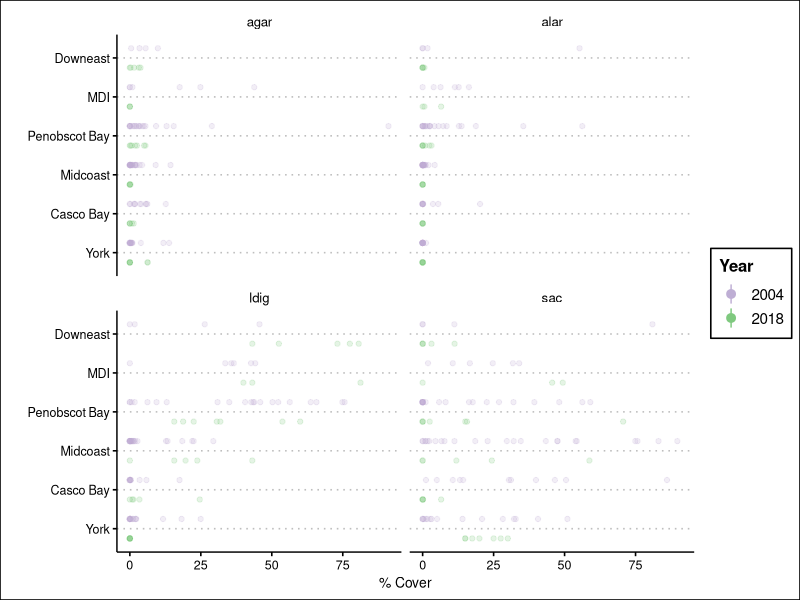
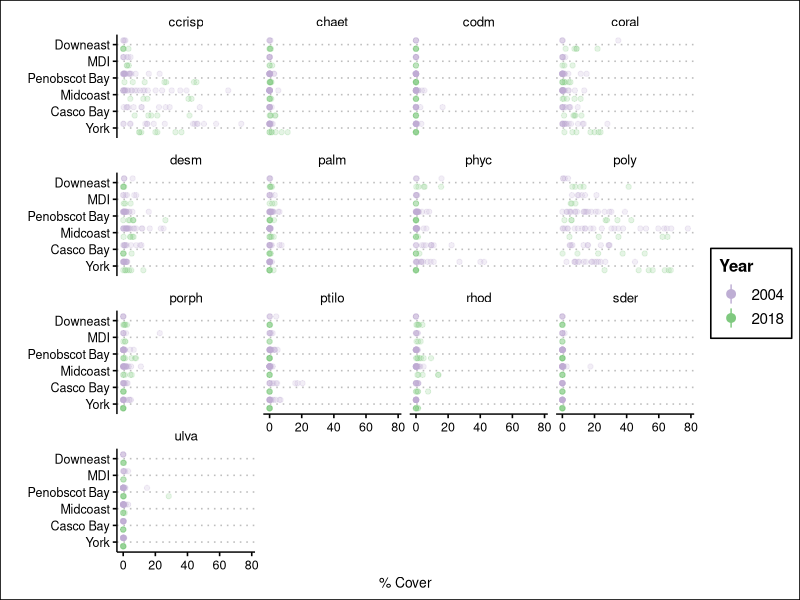
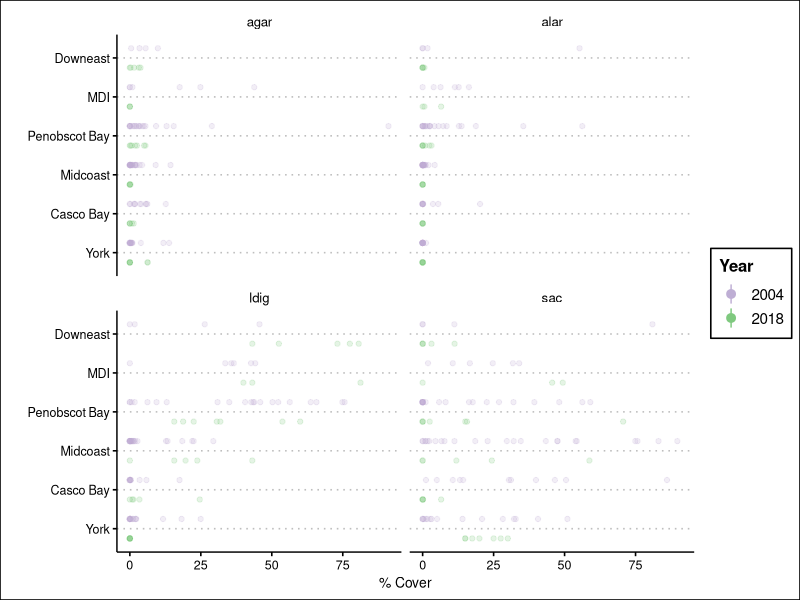
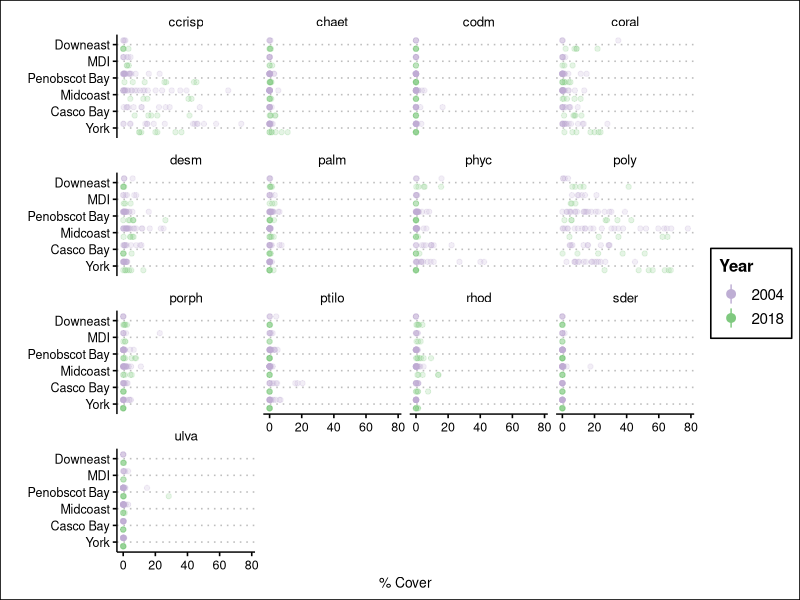

These charts were generated, in order, by the following R code:
#' -------------------------------------------
#' Plot composition data
#' 
#' -------------------------------------------

#--- load libraries and get environment setup
setwd(here::here()) 
library(tidyverse)

comp_data <- read_csv("derived_data/compositional_change_data.csv") %>%
    mutate( region = factor(region,
                            levels = rev(c("Downeast", "MDI", "Penobscot Bay",
                                       "Midcoast", "Casco Bay", "York"))),
            year = factor(year, levels = c(2018, 2004)))

ggplot(comp_data %>% filter(type == "kelp"), 
       aes(x = region, y = cover, color = year)) +
    geom_point(alpha = 0.2, position = position_dodge(width = 1)) +
    stat_summary(alpha = 1, position = position_dodge(width = 1),
                 fun.data = mean_cl_boot) +
    coord_flip() +
    facet_wrap(vars(sp_code)) +
    labs(color = "Year",
         y = "% Cover",
         x = "") +
    ggthemes::theme_clean() +
    scale_color_brewer(palette = "Accent")+
    guides(colour = guide_legend(reverse=TRUE)) #for the legend flip
ggsave("figures/kelp_composition_2004_2018.jpg", dpi = 600)


ggplot(comp_data %>% filter(type != "kelp"), 
       aes(x = region, y = cover, color = factor(year))) +
    geom_point(alpha = 0.2, position = position_dodge(width = 1)) +
    stat_summary(alpha = 1, position = position_dodge(width = 1),
                 fun.data = mean_cl_boot) +
    coord_flip() +
    facet_wrap(vars(sp_code)) +
    labs(color = "Year",
         y = "% Cover",
         x = "") +
    ggthemes::theme_clean() +
    scale_color_brewer(palette = "Accent")+
    guides(colour = guide_legend(reverse=TRUE))

ggsave("figures/kelp_understory_2004_2018.jpg", dpi = 600)
